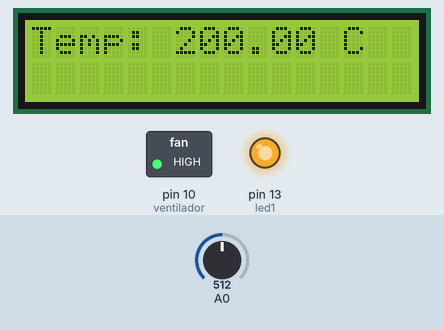
A sketch run on a simulated Arduino Uno, built with avr-gcc and run on an emulated ATmega328P. Shown: 16×2 character LCD, switched loads named in the sketch (green lamp = pin HIGH), output pins drawn as LEDs (lit = HIGH). Dashed ring = blinking. Inputs (shaded band) come from the test bench; at power-on: A0 = 512. What the sketch prints to the serial monitor is not drawn.

Above: at 1.2 s.
1.3 s: A0 set to 163
At 2.7 s:
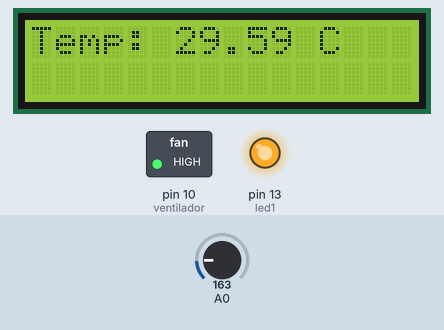
3.5 s: A0 set to 144
At 4.7 s:
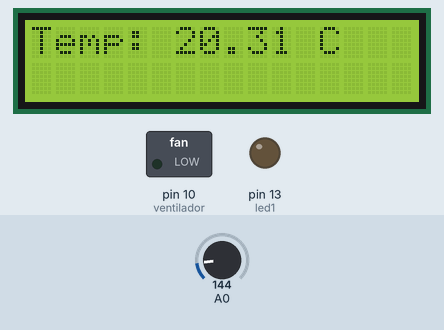
5.5 s: A0 set to 133
At 6.6 s:
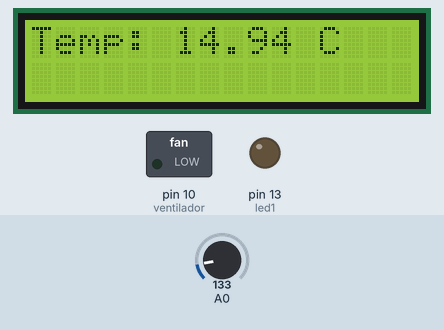
7.5 s: A0 set to 117
At 8.5 s:
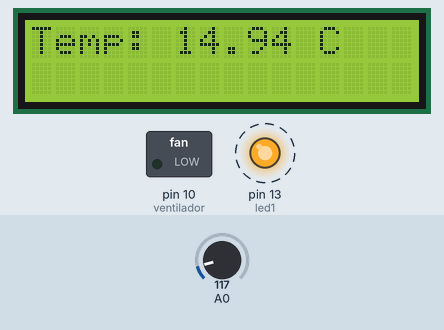
Timing chart, 0 to 12.6 s (numbered marks = the images above; inputs shaded):
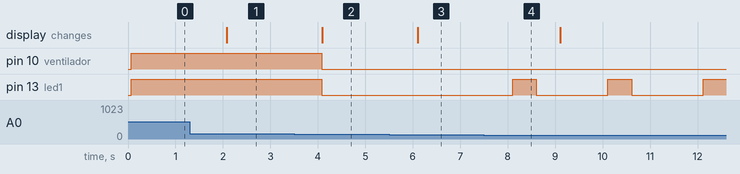

Measured:
- the behaviour switches between 154 and 153 on A0 (found by bisection; images 1 and 2)
- the behaviour switches between 123 and 122 on A0 (found by bisection; images 3 and 4)
- after the input at 1.3 s, the display: changes after 0.78 s (image 1)
- after the input at 3.5 s, pin 10 (ventilador), pin 13 (led1): HIGH → LOW after 0.59 s; the display: changes after 0.59 s (image 2)
- after the input at 5.5 s, the display: changes after 0.60 s (image 3)
- after the input at 7.5 s, pin 13 (led1): alternates HIGH for 0.50 s and LOW for 1.5 s, starting after 0.61 s

The sketch:

circuito_de_juanito_lcd1__1_.ino
```cpp
#include <LiquidCrystal.h>

int led1 = 13; // Pin del LED rojito
int ventilador = 10; // Pin del ventilador (Motor de CC)
int sensorValue; // Almacena el valor de llegada del sensor
float temp = 0; // Almacena valor calculado de la temperatura
int seconds = 0;

LiquidCrystal lcd_1(12, 11, 5, 4, 3, 2);

void setup() {
  pinMode(led1, OUTPUT);
  pinMode(ventilador, OUTPUT);
  Serial.begin(9600); // Baudios
  lcd_1.begin(16, 2); // Configura el número de columnas y filas en el LCD.
}

void loop() {
  sensorValue = analogRead(A0);
  Serial.print("Sensor Value: ");
  Serial.println(sensorValue);

  // Convertir el valor de entrada a grados centígrados
  temp = (sensorValue * (500.0 / 1024.0)) - 50.0; // Fórmula para el sensor de temperatura LMP36
  Serial.print("Temperatura en Grados Centígrados: ");
  Serial.println(temp);

  // Validación 1
  if (temp <= 10) {
    digitalWrite(led1, HIGH);
    delay(500);
    digitalWrite(led1, LOW);
    delay(500);
    digitalWrite(ventilador, LOW);
  }
  // Validación 2
  else if (temp > 10 && temp <= 25) {
    digitalWrite(led1, LOW);
    digitalWrite(ventilador, LOW);
  }
  // Validación 3
  else if (temp >= 26) {
    digitalWrite(led1, HIGH);
    digitalWrite(ventilador, HIGH);
  }

  // aqui convierte el valor de la temperatura a una cadena de caracteres
  char tempStr[10]; // arreglo de caracteres para almacenar la temperatura como cadena
  dtostrf(temp, 4, 2, tempStr); // aqui convierto el valor flotante a cadena de caracteres con 2 decimales

  // Mostrar la temperatura en el LCD
  lcd_1.clear(); // Limpiar el LCD
  lcd_1.setCursor(0, 0); // Establecer el cursor en la primera fila
  lcd_1.print("Temp: "); // Mostrar etiqueta
  lcd_1.print(tempStr); // Mostrar la temperatura como cadena
  lcd_1.print(" C"); // Mostrar el símbolo de grados Celsius
  delay(1000);
  seconds += 1;
}
```
